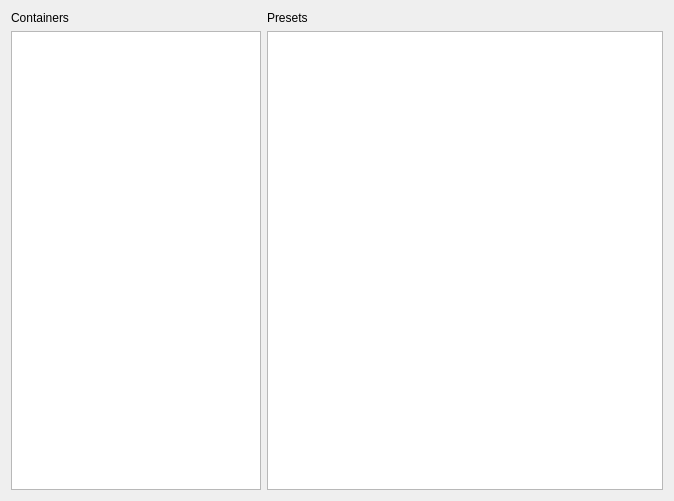
<?xml version="1.0" encoding="UTF-8"?>
<ui version="4.0">
 <class>PresetTabWidget</class>
 <widget class="QWidget" name="PresetTabWidget">
  <property name="geometry">
   <rect>
    <x>0</x>
    <y>0</y>
    <width>674</width>
    <height>501</height>
   </rect>
  </property>
  <property name="windowTitle">
   <string>Form</string>
  </property>
  <layout class="QVBoxLayout" name="verticalLayout">
   <item>
    <layout class="QHBoxLayout" name="horizontalLayout_2">
     <property name="topMargin">
      <number>0</number>
     </property>
     <property name="rightMargin">
      <number>0</number>
     </property>
     <item>
      <layout class="QVBoxLayout" name="verticalLayout_2">
       <property name="rightMargin">
        <number>0</number>
       </property>
       <item>
        <widget class="QLabel" name="label">
         <property name="text">
          <string>Containers</string>
         </property>
        </widget>
       </item>
       <item>
        <widget class="CustomListWidget" name="exetensionListWidget">
         <property name="maximumSize">
          <size>
           <width>250</width>
           <height>16777215</height>
          </size>
         </property>
        </widget>
       </item>
      </layout>
     </item>
     <item>
      <layout class="QVBoxLayout" name="verticalLayout_3">
       <property name="rightMargin">
        <number>0</number>
       </property>
       <item>
        <widget class="QLabel" name="label_2">
         <property name="text">
          <string>Presets</string>
         </property>
        </widget>
       </item>
       <item>
        <widget class="CustomListWidget" name="optionsListWidget"/>
       </item>
      </layout>
     </item>
    </layout>
   </item>
  </layout>
 </widget>
 <customwidgets>
  <customwidget>
   <class>CustomListWidget</class>
   <extends>QListWidget</extends>
   <header>Widgets/customlistwidget.h</header>
  </customwidget>
 </customwidgets>
 <resources/>
 <connections/>
</ui>
